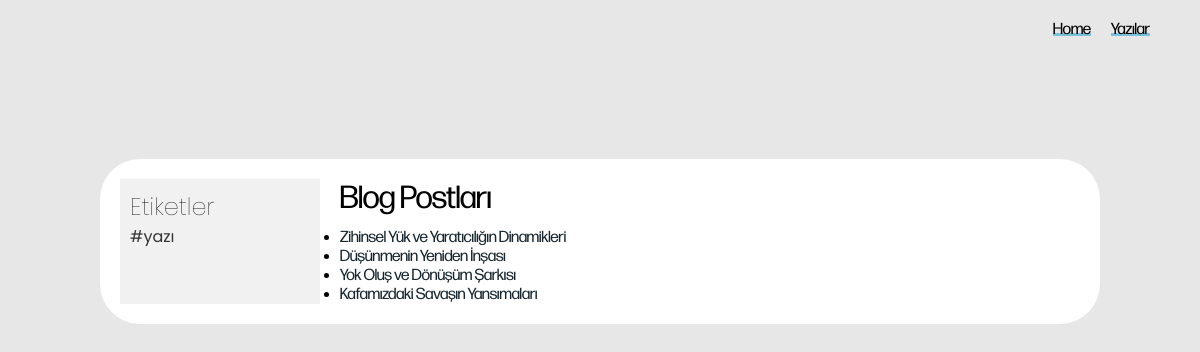
Page /blog/posts/ on the committed database.
### blog/models.py (models this page shows, shortened)
class Tag(models.Model):
    name = models.CharField(max_length=100, unique=True)
    class Meta:
        verbose_name='Etiket'
        verbose_name_plural='Etiketler'

class Post(models.Model):
    title = models.CharField(max_length=200)
    content = HTMLField()
    image = models.ImageField(upload_to='images/', blank=True, null=True)
    slug=models.SlugField(null=False, unique=True)
    status = models.CharField(max_length=20, choices=[('draft', 'Taslak'), ('published', 'Yayınlanan')], default='published')
    tags = models.ManyToManyField(Tag, related_name='posts', blank=True)
    created_at = models.DateTimeField(auto_now_add=True)
    updated_at = models.DateTimeField(auto_now=True)
    class Meta:
        verbose_name='Yazı'
        verbose_name_plural='Yazılar'

### blog/views.py (the view)
# urls.py: path('posts/', views.post_list, name='post_list'),
def post_list(request):
    posts = Pposts = Post.objects.filter(status='published').order_by('-created_at')
    tags = Tag.objects.all()
    site_config = Settings.objects.first()  # eklendi
    return render(request, 'blog/post_list.html', {'posts': posts, 'tags':tags, 'site_config': site_config})

### templates/blog/post_list.html (shortened to what this page needs)
<!DOCTYPE html>
<html lang="en">
<head>
    {% load static %}
    <link rel="stylesheet" type="text/css" href="{% static 'css/style.css' %}">
</head>
<body class="post-list-page">
    <nav>
        <ul>
            <li><a href="{% url 'home' %}">Home</a></li>
            <li><a href="{% url 'post_list' %}">Yazılar</a></li>
        </ul>
    </nav>
    <div class="list_container">
        <div class="tag-bar">
            <ul>
                <h2>Etiketler</h2>
                    {% for tag in tags %}
                        <li><a href="{% url 'tagged_posts' tag.id %}">#{{ tag.name }}</a></li>
                    {% endfor %}
            </ul>
        </div>
        <div class="posts">
            <h1>Blog Postları</h1>
            <ul>
                {% for post in posts %}
                <li>
                    <a href="{% url 'post_detail' slug=post.slug %}">{{ post.title }}</a>
                </li>
            {% endfor %}
            </ul>
        </div>
    </div>
</body>
</html>

### blog/static/css/style.css (style rules this page uses)
* { margin: 0; padding: 0; box-sizing: border-box; }
body { font-family: 'FormaDJRBanner'; background-color: #e7e7e7; color: #000; }
nav ul { list-style: none; display: flex; justify-content: flex-end; padding: 20px; margin-right: 30px; }
nav ul li { margin-left: 20px; }
nav ul li a { color: #fff; text-decoration: none; font-size: 16px; }
ul li a { text-decoration: none; color: #18272F; position: relative; }
.list_container { display: flex; padding: 20px; margin: 100px 100px; background-color: #ffffff; border-radius: 40px; box-shadow: 0 2px 10px rgba(0, 0,0 0.1); }
.post-list-page nav ul li a { color: #000; }
.post-list-page ul li a::before { content: ''; background-color: hsla(196, 61%, 58%, .75); position: absolute; left: 0; bottom: 3px; width: 100%; height: 3px; z-index: -1; transition: opacity .3s ease-in-out, height .3s ease-in-out; }
.tag-bar { width: 200px; background-color: #f1f1f1; padding: 10px; margin-right: 20px; }
.tag-bar ul { list-style-type: none; padding: 0; }
.tag-bar li { margin-bottom: 10px; }
.tag-bar a { text-decoration: none; color: #333; font-family: "Poppins", sans-serif; }
.tag-bar h2 { font-family: "Poppins", sans-serif; font-weight: 100; font-style: normal; }
h1 { font-size: 2rem; font-weight: 400; margin-bottom: 10px; font-family: 'FormaDJRBanner', 'Poppins', sans-serif; font-weight: 100; font-style: normal; }

### rows in the picture
Tag: name "yazı"
Post: title "Zihinsel Yük ve Yaratıcılığın Dinamikleri"
Post: title "Düşünmenin Yeniden İnşası"
Post: title "Yok Oluş ve Dönüşüm Şarkısı"
Post: title "Kafamızdaki Savaşın Yansımaları"
